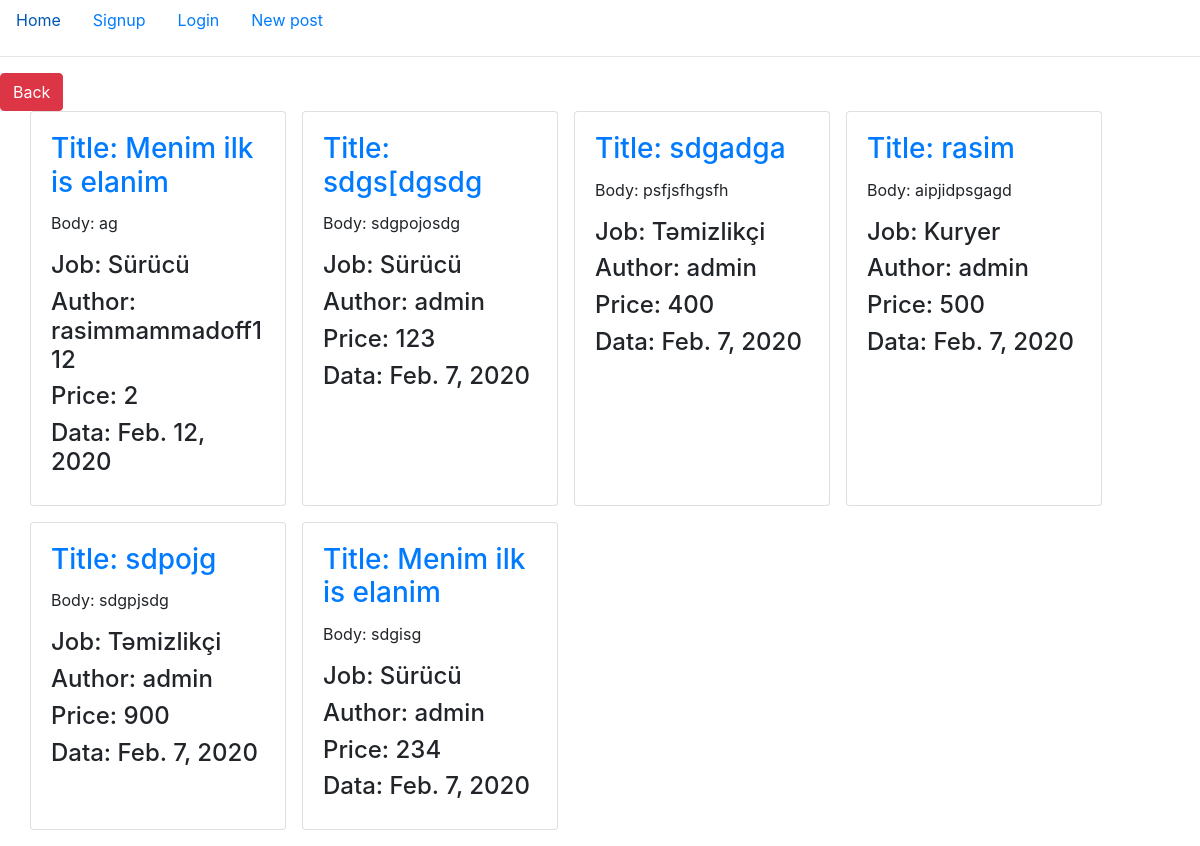
The app's page /all-posts/, older data.
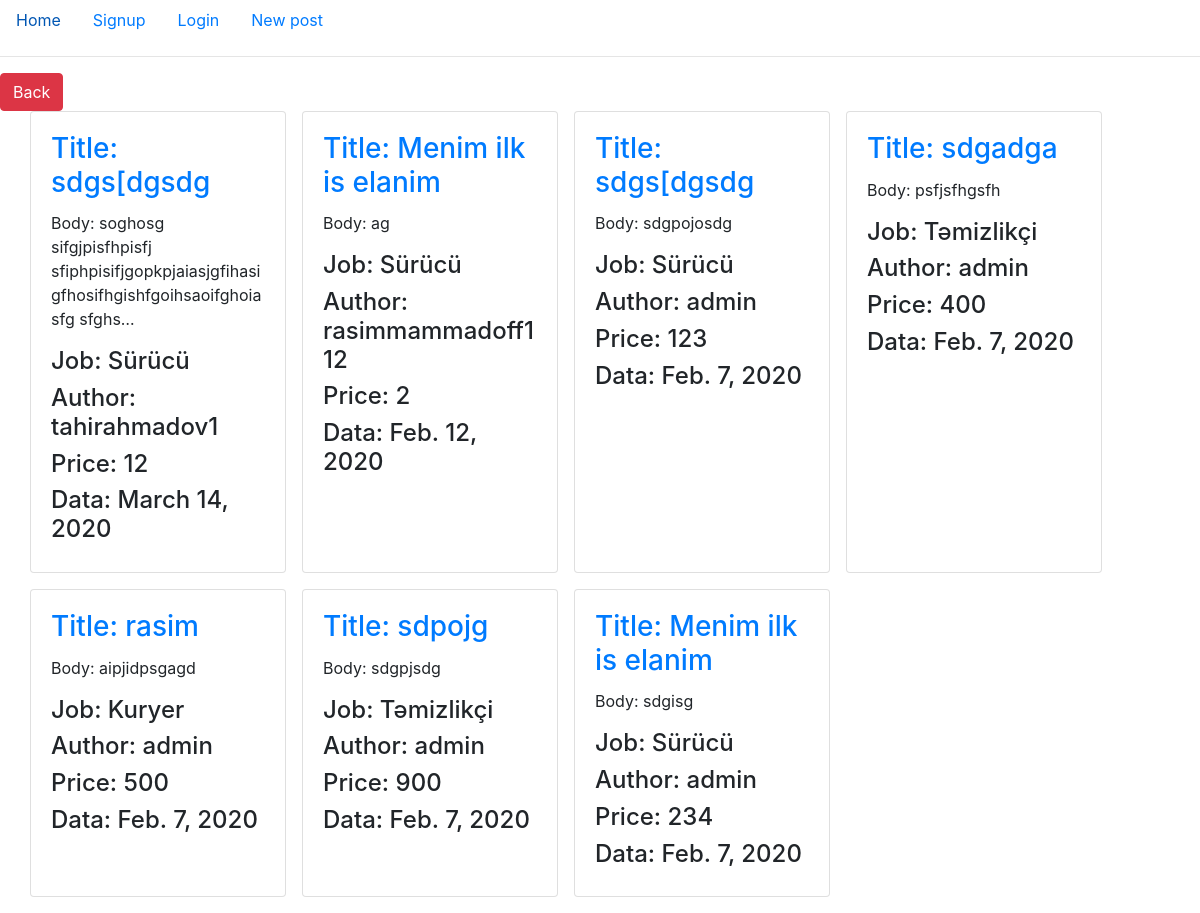
The same page, newer data.
### post/models.py (models this page shows)
class Post(models.Model):
    user = models.ForeignKey(get_user_model(), on_delete=models.CASCADE)
    category = models.ForeignKey(Category, default=1, on_delete=models.CASCADE)
    post_title = models.TextField(max_length=100)
    post_body = models.TextField()
    price = models.IntegerField()
    date = models.DateField(auto_now=True)
    class Meta:
        ordering = ['-pk']

class Category(models.Model):
    category = models.TextField(max_length=40)

### post/views.py (the view)
# urls.py: path('', include('post.urls')),
def post(request):
    posts = Post.objects.all()
    return render(request, "posts/allposts.html", {"posts": posts})

### templates/posts/allposts.html (shortened to what this page needs)
{% extends 'base.html' %}
{% if user.is_authenticated %}
    {% block postmethods %}
        <li class="nav-item">
            <a class="nav-link active" href="{% url 'new_post' %}">New post</a>
        </li>
    {% endblock %}
{% endif %}
{% block content %}
    <a class="btn btn-danger" href={% url 'intro' %}>Back</a>
    <div class="container">
        <div class="row">
            {% for post in posts %}
                <div class="card mb-3 mr-3" style="width: 16rem;">
                    <div class="card-body">
                        <a href="{% url 'clickPost' post.id %}">
                            <h3 class="card-title">Title: {{ post.post_title }}</h3>
                        </a>
                        <p>Body: {{ post.post_body |truncatechars:90}}</p>
                        <h4>Job: {{ post.category.category }}</h4>
                        <h4>Author: {{ post.user }}</h4>
                        <h4>Price: {{ post.price }}</h4>
                        <h4>Data: {{ post.date }}</h4>
                    </div>
                </div>
            {% endfor %}
        </div>
    </div>
{% endblock %}

Row changes from the older to the newer data that the page shows:
added Post: post_title "sdgs[dgsdg", post_body "soghosg sifgjpisfhpisfj sfiphpisifjgopkpjaiasjgfihasigfhosifhgishfgoihsaoifghoiasfg sfghs…", category.category "Sürücü", user "tahirahmadov1", price "12", date "March 14, 2020"
